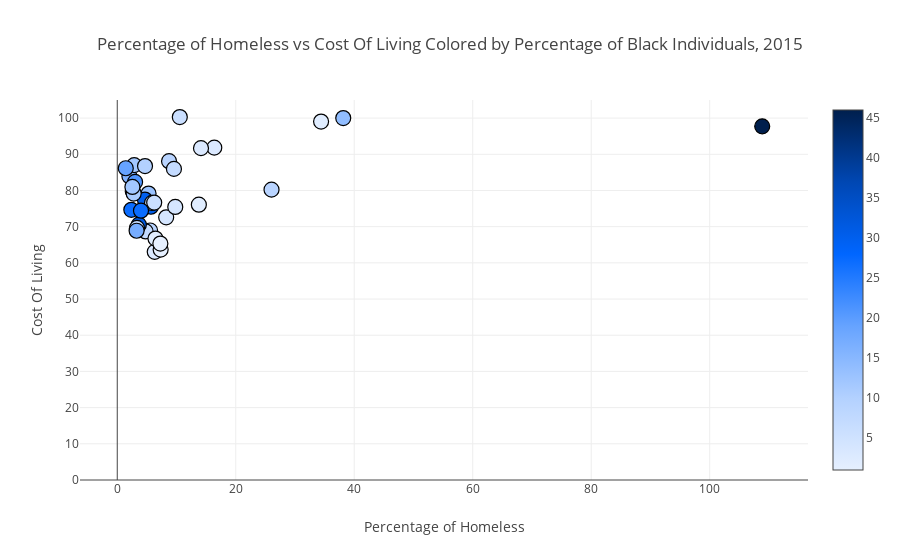

Notebook cell for this chart:
### Markdown cell above
## D. Drawing

### Code cell
Colorscl = [[0.0, 'rgb(230, 240, 255)'],[0.2, 'rgb(179, 209, 255)'],
            [0.4, 'rgb(102, 163, 255)'], [0.6, 'rgb(0, 102, 255)'],
            [0.8, 'rgb(0, 71, 179)'],[1.0, 'rgb(0, 31, 77)']]

text = [
    f'{t} <br> Percentage of Homeless: {r:.2f}% <br> Percentage of Black People: {j:.2f}%'
    for t, r,j in zip(homelessnessCopy2['State'], homelessnessCopy2['perc2015'],homelessnessCopy2['Black'])
]

data = [
    go.Scatter(
        x=homelessnessCopy2['perc2015'],
        y=homelessnessCopy2['CostOfLiving'],
        text=text,
        mode='markers',
        marker=dict(
         #   sizemin=5,
            size=15,
            colorscale=Colorscl,
            showscale=True,
            color=homelessnessCopy2['Black'],
            line=dict(color='black', width=1.2)
        ))
]

figure = go.Figure(
    data=data,
    layout=go.Layout(    
        xaxis=dict(title='Percentage of Homeless',
           #        range=[0, 105]
                  ),
        yaxis=dict(title='Cost Of Living',
                       range=[0, 105],
                          dtick=10),
        title='Percentage of Homeless vs Cost Of Living Colored by Percentage of Black Individuals, 2015'
    ))

iplot(figure)

### Figure 1 — Plotly figure (JSON) as saved in the notebook; plotly's stock layout.template omitted (floating-point values rounded to 4 significant figures)
{"data": [{"uid": "7695390f-e4ec-4eee-8c7a-73d6da35c969", "text": ["Alaska <br> Percentage of Homeless: 16.38% <br> Percentage of Black People: 3.00%", "Alabama <br> Percentage of Homeless: 2.38% <br> Percentage of Black People: 27.00%", "Arizona <br> Percentage of Homeless: 8.26% <br> Percentage of Black People: 4.00%", "California <br> Percentage of Homeless: 10.56% <br> Percentage of Black People: 6.00%", "Colorado <br> Percentage of Homeless: 9.79% <br> Percentage of Black People: 4.00%", "Connecticut <br> Percentage of Homeless: 8.74% <br> Percentage of Black People: 9.00%", "District of Columbia <br> Percentage of Homeless: 108.86% <br> Percentage of Black People: 46.00%", "Florida <br> Percentage of Homeless: 2.05% <br> Percentage of Black People: 16.00%", "Georgia <br> Percentage of Homeless: 5.68% <br> Percentage of Black People: 31.00%", "Hawaii <br> Percentage of Homeless: 34.40% <br> Percentage of Black People: 2.00%", "Iowa <br> Percentage of Homeless: 6.33% <br> Percentage of Black People: 3.00%", "Idaho <br> Percentage of Homeless: 7.33% <br> Percentage of Black People: 1.00%", "Illinois <br> Percentage of Homeless: 5.29% <br> Percentage of Black People: 13.00%", "Indiana <br> Percentage of Homeless: 5.54% <br> Percentage of Black People: 9.00%", "Kentucky <br> Percentage of Homeless: 4.79% <br> Percentage of Black People: 7.00%", "Louisiana <br> Percentage of Homeless: 3.65% <br> Percentage of Black People: 32.00%", "Massachusetts <br> Percentage of Homeless: 9.57% <br> Percentage of Black People: 7.00%", "Maryland <br> Percentage of Homeless: 4.66% <br> Percentage of Black People: 30.00%", "Michigan <br> Percentage of Homeless: 2.62% <br> Percentage of Black People: 14.00%", "Minnesota <br> Percentage of Homeless: 5.86% <br> Percentage of Black People: 6.00%", "Missouri <br> Percentage of Homeless: 2.77% <br> Percentage of Black People: 11.00%", "North Carolina <br> Percentage of Homeless: 3.01% <br> Percentage of Black People: 21.00%", "New Mexico <br> Percentage of Homeless: 6.45% <br> Percentage of Black People: 2.00%", "Nevada <br> Percentage of Homeless: 26.04% <br> Percentage of Black People: 9.00%", "New York <br> Percentage of Homeless: 38.14% <br> Percentage of Black People: 14.00%", "Ohio <br> Percentage of Homeless: 2.86% <br> Percentage of Black People: 12.00%", "Oklahoma <br> Percentage of Homeless: 3.33% <br> Percentage of Black People: 7.00%", "Oregon <br> Percentage of Homeless: 13.78% <br> Percentage of Black People: 2.00%", "Pennsylvania <br> Percentage of Homeless: 4.69% <br> Percentage of Black People: 10.00%", "South Carolina <br> Percentage of Homeless: 4.01% <br> Percentage of Black People: 27.00%", "Tennessee <br> Percentage of Homeless: 3.27% <br> Percentage of Black People: 17.00%", "Texas <br> Percentage of Homeless: 2.56% <br> Percentage of Black People: 12.00%", "Utah <br> Percentage of Homeless: 7.28% <br> Percentage of Black People: 1.00%", "Virginia <br> Percentage of Homeless: 1.44% <br> Percentage of Black People: 19.00%", "Washington <br> Percentage of Homeless: 14.14% <br> Percentage of Black People: 3.00%", "Wisconsin <br> Percentage of Homeless: 6.24% <br> Percentage of Black People: 6.00%"], "y": [91.84, 74.66, 72.59, 100.3, 75.44, 88.1, 97.72, 83.93, 75.51, 99.03, 63.04, 63.67, 79.14, 68.95, 68.67, 70.54, 85.97, 77.5, 79.79, 76.56, 79.16, 82.37, 66.7, 80.23, 100, 87.01, 69.65, 76.07, 86.74, 74.42, 68.87, 80.99, 65.33, 86.14, 91.7, 76.64], "mode": "markers", "marker": {"color": [3, 27, 4, 6, 4, 9, 46, 16, 31, 2, 3, 1, 13, 9, 7.0, 32, 7.0, 30, 14.0, 6, 11, 21, 2, 9, 14.0, 12, 7.0, 2, 10, 27, 17, 12, 1, 19, 3, 6], "line": {"color": "black", "width": 1.2}, "size": 15, "showscale": true, "colorscale": [[0, "rgb(230, 240, 255)"], [0.2, "rgb(179, 209, 255)"], [0.4, "rgb(102, 163, 255)"], [0.6, "rgb(0, 102, 255)"], [0.8, "rgb(0, 71, 179)"], [1, "rgb(0, 31, 77)"]]}, "x": [16.38, 2.375, 8.26, 10.56, 9.791, 8.743, 108.9, 2.051, 5.684, 34.4, 6.326, 7.327, 5.285, 5.541, 4.789, 3.647, 9.569, 4.664, 2.619, 5.864, 2.775, 3.01, 6.451, 26.04, 38.14, 2.861, 3.327, 13.78, 4.689, 4.006, 3.266, 2.558, 7.276, 1.439, 14.14, 6.236], "type": "scatter"}], "layout": {"yaxis": {"range": [0, 105], "dtick": 10, "title": {"text": "Cost Of Living"}}, "xaxis": {"title": {"text": "Percentage of Homeless"}}, "title": {"text": "Percentage of Homeless vs Cost Of Living Colored by Percentage of Black Individuals, 2015"}}}
